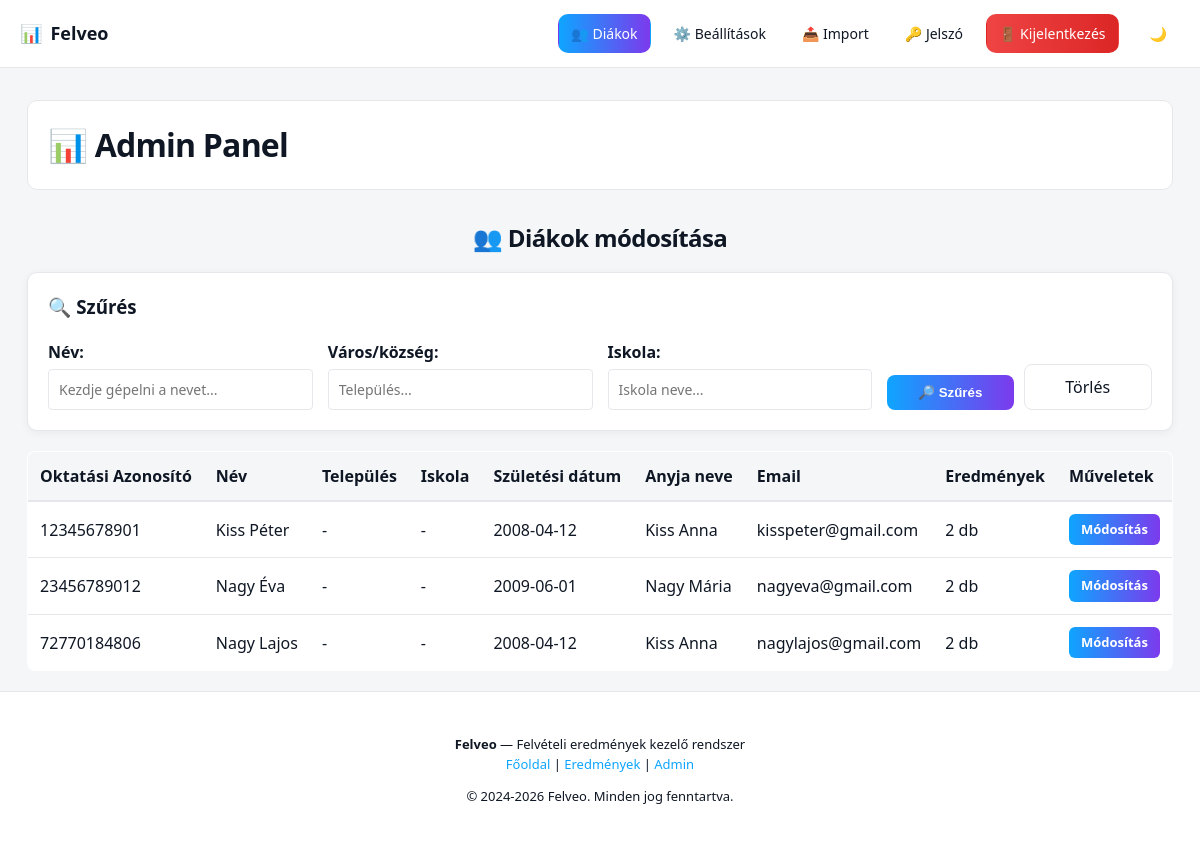
/admin_dashboard.php (signed in), run on an earlier commit of the app's database.
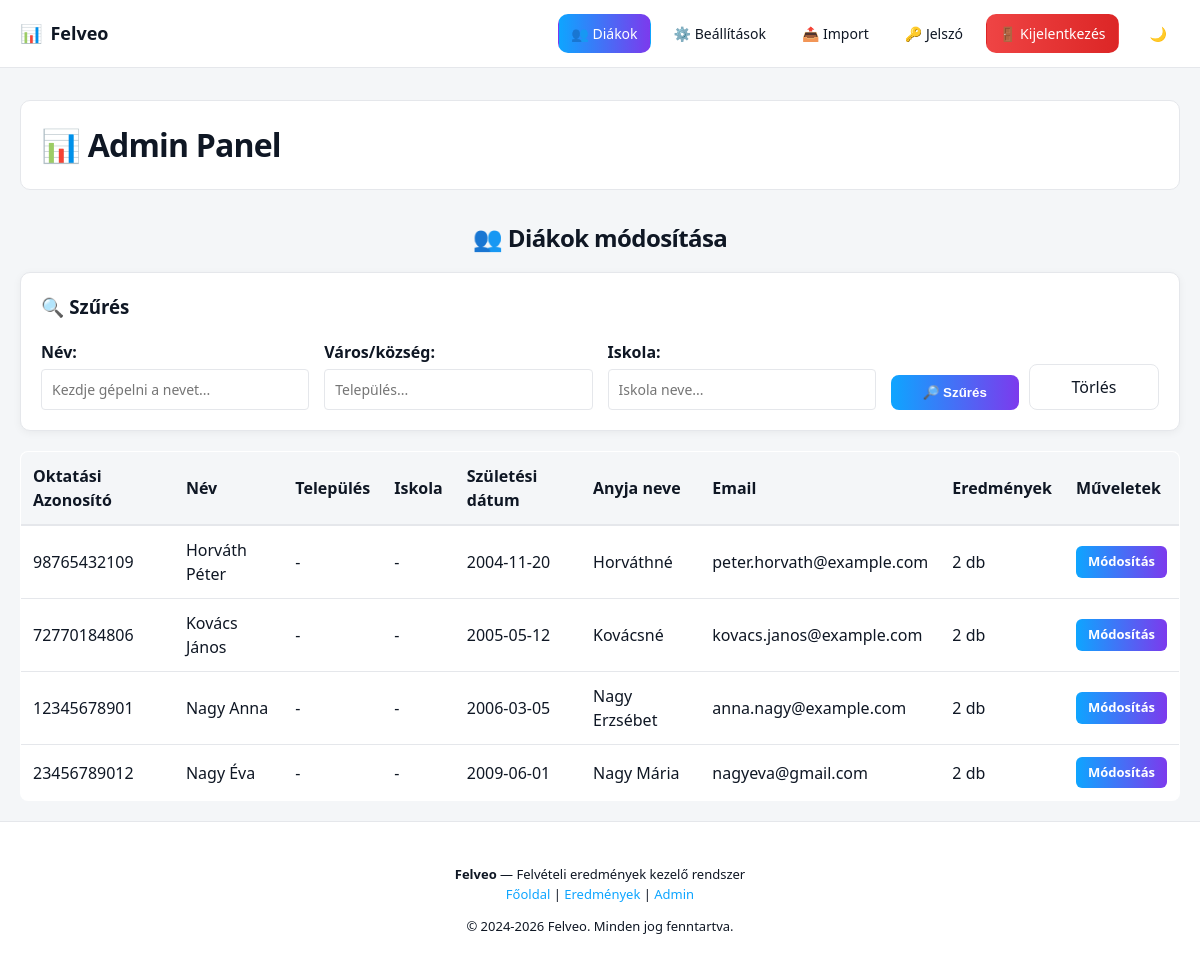
And on a later commit of the database.
### tables this page shows
CREATE TABLE `szemelyek` (
  `oktatasi_azonosito` char(11) NOT NULL,
  `nev` varchar(100) NOT NULL,
  `szuletesi_ido` date NOT NULL,
  `alt_iskola_om` char(6) DEFAULT NULL,
  `lakcim` varchar(200) NOT NULL,
  `anyja_neve` varchar(100) NOT NULL,
  `email` varchar(150) NOT NULL,
  `jelszo_hash` varchar(255) NOT NULL,
  `is_placeholder` tinyint(1) NOT NULL DEFAULT 0,
  `telepules` varchar(100) DEFAULT NULL
);

### admin_dashboard.php (the view, shortened to what this page needs)
<?php
require 'config.php';
$action = $_GET['action'] ?? '';
$filter_nev = $_GET['filter_nev'] ?? '';
$filter_telepules = $_GET['filter_telepules'] ?? '';
$filter_iskola = $_GET['filter_iskola'] ?? '';
$where_conditions = ['s.is_placeholder = 0'];
$params = [];
$where_clause = !empty($where_conditions) ? 'WHERE ' . implode(' AND ', $where_conditions) : '';
$students_stmt = $pdo->prepare("
    SELECT
        s.oktatasi_azonosito,
        s.nev,
        s.szuletesi_ido,
        s.anyja_neve,
        s.email,
        a.nev as iskola_nev,
        a.telepules,
        COUNT(e.id) as eredmeny_count
    FROM szemelyek s
    LEFT JOIN eredmenyek e ON s.oktatasi_azonosito = e.oktatasi_azonosito
    LEFT JOIN altalanos_iskolak a ON s.alt_iskola_om = a.om_azonosito
    $where_clause
    GROUP BY s.oktatasi_azonosito
    ORDER BY s.nev
    LIMIT 100
");
$students_stmt->execute($params);
$students = $students_stmt->fetchAll(PDO::FETCH_ASSOC);
?>
<!DOCTYPE html>
<html lang="hu">
<head>
    <link rel="stylesheet" href="style.css">
</head>
<body>
    <?php require 'navbar.php'; ?>
    <div class="admin-container">
        <div class="header">
            <h1>📊 Admin Panel</h1>
        </div>
        <?php if ($action === 'edit' && isset($student)): ?>
            <div class="edit-form-wrapper">
                <h2><?php echo htmlspecialchars($student['nev']); ?> - Módosítás</h2>
                <form method="POST" class="form-section">
                    <input type="hidden" name="action" value="update_student">
                    <input type="hidden" name="oktatasi_azonosito" value="<?php echo $student['oktatasi_azonosito']; ?>">
                    <div class="form-group">
                        <label>Oktatási Azonosító:</label>
                        <input type="text" value="<?php echo $student['oktatasi_azonosito']; ?>" disabled>
                    </div>
                    <div class="form-group">
                        <label>Név:</label>
                        <input type="text" name="nev" value="<?php echo htmlspecialchars($student['nev']); ?>" required>
                    </div>
                    <div class="form-group">
                        <label>Születési dátum:</label>
                        <input type="date" name="szuletesi_ido" value="<?php echo $student['szuletesi_ido']; ?>">
                    </div>
                    <div class="form-group">
                        <label>Anya neve:</label>
                        <input type="text" name="anyja_neve" value="<?php echo htmlspecialchars($student['anyja_neve']); ?>">
                    </div>
                    <div class="form-group">
                        <label>Lakcím:</label>
                        <input type="text" name="lakcim" value="<?php echo htmlspecialchars($student['lakcim'] ?? ''); ?>">
                    </div>
                    <div class="form-group">
                        <label>Település:</label>
                        <input type="text" name="telepules" value="<?php echo htmlspecialchars($student['telepules'] ?? ''); ?>">
                    </div>
                    <div class="form-group">
                        <label>Általános iskola:</label>
                        <select name="alt_iskola_om">
                            <option value="">-- Nincs kiválasztva --</option>
                            <?php foreach ($iskolak as $iskola): ?>
                                <option value="<?php echo htmlspecialchars($iskola['om_azonosito']); ?>" <?php echo ($student['alt_iskola_om'] === $iskola['om_azonosito']) ? 'selected' : ''; ?>>
                                    <?php echo htmlspecialchars($iskola['nev'] . ' (' . $iskola['telepules'] . ')'); ?>
                                </option>
                            <?php endforeach; ?>
                        </select>
                    </div>
                    <button type="submit" class="btn-success">💾 Módosítások mentése</button>
                </form>
                <?php if (!empty($results)): ?>
                    <h3>Pontszámok módosítása</h3>
                    <form method="POST">
                        <input type="hidden" name="action" value="update_points">
                        <table class="points-table">
                            <thead>
                                <tr>
                                    <th>Tárgy</th>
                                    <th>Max pont</th>
                                    <th>Elért pont</th>
                                </tr>
                            </thead>
                            <tbody>
                                <?php
                                    $seenTargyak = [];
                                    foreach ($results as $result):
                                        if (in_array($result['targy_id'], $seenTargyak)) continue;
                                        $seenTargyak[] = $result['targy_id'];
                                ?>
                                            <tr>
                                                <td><?php echo htmlspecialchars($result['targy_nev']); ?></td>
                                                <td>
                                                    <?php if ($result['targy_id'] == 1): ?>
                                                        <input type="number" name="max_magyar[<?php echo $result['id']; ?>]" value="<?php echo $result['max_pont_magyar']; ?>" placeholder="Max magyar">
                                                    <?php elseif ($result['targy_id'] == 2): ?>
                                                        <input type="number" name="max_mate[<?php echo $result['id']; ?>]" value="<?php echo $result['max_pont_matematika']; ?>" placeholder="Max matek">
                                                    <?php else: ?>
                                                        -
                                                    <?php endif; ?>
                                                </td>
                                                <td>
                                                    <input type="number" name="pont[<?php echo $result['id']; ?>]" value="<?php echo $result['ertek'] ?? ''; ?>" placeholder="Elért pont">
                                                </td>
                                            </tr>
                                        <?php endforeach; ?>
                            </tbody>
                        </table>
                        <div class="button-group-center" style="margin-top: 20px;">
                            <button type="submit" class="btn-success">💾 Összes pontszám mentése</button>
                        </div>
                    </form>
                <?php endif; ?>
                <h3 class="section-title">Dolgozat feltöltése</h3>
                <form method="POST" enctype="multipart/form-data">
                    <input type="hidden" name="action" value="upload_document">
                    <input type="hidden" name="oktatasi_azonosito" value="<?php echo $student['oktatasi_azonosito']; ?>">
                    <div class="form-group">
                        <label>Tárgy:</label>
                        <select name="targy_id" required>
                            <option value="">-- Válassz tárgyat --</option>
                            <option value="1">Magyar</option>
                            <option value="2">Matematika</option>
                        </select>
                    </div>
                    <div class="form-group">
                        <label>PDF fájl:</label>
                        <input type="file" name="dokumentum" accept=".pdf" required>
                    </div>
                    <button type="submit" class="btn-info">📤 Feltöltés</button>
                </form>
                <div class="back-button-wrapper">
                    <a href="admin_dashboard.php" class="btn-secondary">← Vissza a listához</a>
                </div>
            </div>
        <?php else: ?>
            <h2>👥 Diákok módosítása</h2>
            <div class="filter-form">
                <h3>🔍 Szűrés</h3>
                <form method="GET" class="filter-fields">
                    <div class="filter-field">
                        <label>Név:</label>
                        <input type="text" name="filter_nev" value="<?php echo htmlspecialchars($filter_nev); ?>" placeholder="Kezdje gépelni a nevet...">
                    </div>
                    <div class="filter-field">
                        <label>Város/község:</label>
                        <input type="text" name="filter_telepules" value="<?php echo htmlspecialchars($filter_telepules); ?>" placeholder="Település...">
                    </div>
                    <div class="filter-field">
                        <label>Iskola:</label>
                        <input type="text" name="filter_iskola" value="<?php echo htmlspecialchars($filter_iskola); ?>" placeholder="Iskola neve...">
                    </div>
                    <div class="filter-actions">
                        <button type="submit" class="btn-filter">🔎 Szűrés</button>
                        <a href="admin_dashboard.php" class="btn-reset">Törlés</a>
                    </div>
                </form>
            </div>
            <div class="students-list">
                <table>
                    <thead>
                        <tr>
                            <th>Oktatási Azonosító</th>
                            <th>Név</th>
                            <th>Település</th>
                            <th>Iskola</th>
                            <th>Születési dátum</th>
                            <th>Anyja neve</th>
                            <th>Email</th>
                            <th>Eredmények</th>
                            <th>Műveletek</th>
                        </tr>
                    </thead>
                    <tbody>
                        <?php foreach ($students as $student): ?>
                            <tr>
                                <td><?php echo htmlspecialchars($student['oktatasi_azonosito']); ?></td>
                                <td><?php echo htmlspecialchars($student['nev']); ?></td>
                                <td><?php echo htmlspecialchars($student['telepules'] ?? '-'); ?></td>
                                <td><?php echo htmlspecialchars($student['iskola_nev'] ?? '-'); ?></td>
                                <td><?php echo htmlspecialchars($student['szuletesi_ido'] ?? '-'); ?></td>
                                <td><?php echo htmlspecialchars($student['anyja_neve'] ?? '-'); ?></td>
                                <td><?php echo htmlspecialchars($student['email']); ?></td>
                                <td><?php echo $student['eredmeny_count']; ?> db</td>
                                <td>
                                    <a href="?action=edit&okt=<?php echo urlencode($student['oktatasi_azonosito']); ?>" class="edit-btn">Módosítás</a>
                                </td>
                            </tr>
                        <?php endforeach; ?>
                    </tbody>
                </table>
            </div>
        <?php endif; ?>
    </div>
    <?php require 'footer.php'; ?>
</body>
</html>

### navbar.php (shortened to what this page needs)
<?php
$is_admin = !empty($_SESSION['is_admin']);
$current = basename($_SERVER['PHP_SELF']);
?>
<nav class="nav">
    <a href="index.php" class="brand">
        <span>📊</span> Felveo
    </a>
    <div class="links">
        <?php if ($is_admin): ?>
            <a href="admin_dashboard.php" class="<?php echo $current === 'admin_dashboard.php' ? 'primary' : ''; ?>">👥 Diákok</a>
            <a href="admin_settings.php" class="<?php echo $current === 'admin_settings.php' ? 'primary' : ''; ?>">⚙️ Beállítások</a>
            <a href="import.php" class="<?php echo $current === 'import.php' ? 'primary' : ''; ?>">📤 Import</a>
            <a href="admin_change_password.php" class="<?php echo $current === 'admin_change_password.php' ? 'primary' : ''; ?>">🔑 Jelszó</a>
            <a href="admin_logout.php" class="logout">🚪 Kijelentkezés</a>
        <?php endif; ?>
        <button id="themeToggle" class="theme-btn">🌙</button>
    </div>
</nav>

### footer.php (shortened to what this page needs)
<footer class="footer-wrapper">
    <p>
        <strong>Felveo</strong> — Felvételi eredmények kezelő rendszer<br>
        <a href="index.php">Főoldal</a> |
        <a href="eredmeny.php">Eredmények</a> |
        <a href="admin_login.php">Admin</a>
    </p>
    <p>© 2024-2026 Felveo. Minden jog fenntartva.</p>
</footer>

What changed in the data, as far as the page shows it:
added szemelyek: oktatasi_azonosito "98765432109", nev "Horváth Péter", telepules "-", iskola_nev "-", szuletesi_ido "2004-11-20", anyja_neve "Horváthné", email "peter.horvath@example.com", eredmeny_count "2"
changed szemelyek id 72770184806: nev "Nagy Lajos" → "Kovács János"; szuletesi_ido "2008-04-12" → "2005-05-12"; anyja_neve "Kiss Anna" → "Kovácsné"; email "nagylajos@gmail.com" → "kovacs.janos@example.com"; moves up the list
changed szemelyek id 12345678901: nev "Kiss Péter" → "Nagy Anna"; szuletesi_ido "2008-04-12" → "2006-03-05"; anyja_neve "Kiss Anna" → "Nagy Erzsébet"; email "kisspeter@gmail.com" → "anna.nagy@example.com"
